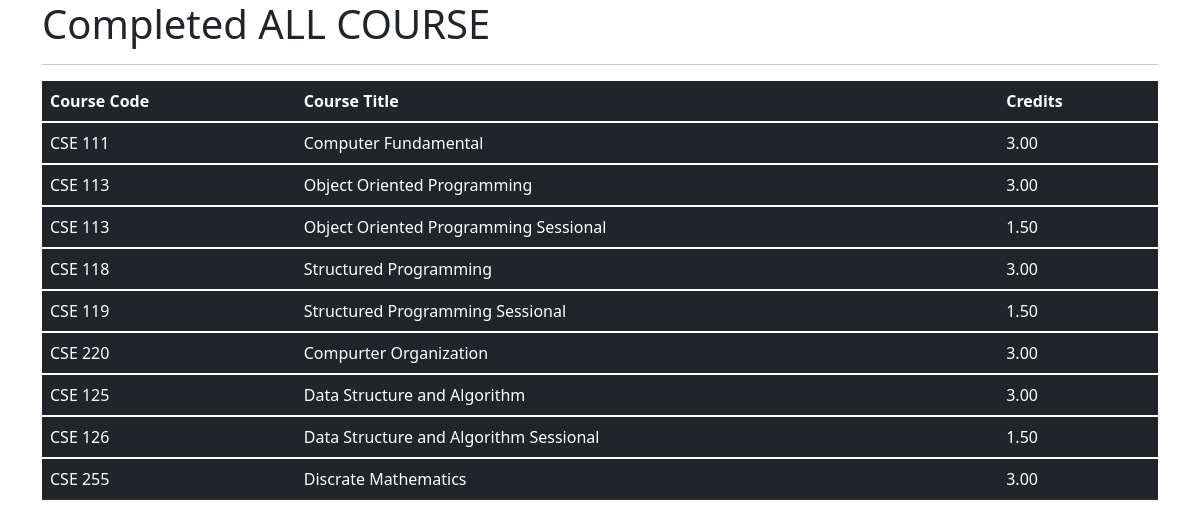
The app's page /All_course with its own data.
### Course_Offer/models.py (models this page shows)
class All(models.Model):
    Course_Code = models.CharField(max_length=100,null=False)
    Course_Title = models.CharField(max_length=100,null=False)
    Credits = models.CharField(max_length=100,null=False)

### Course_Offer/views.py (the view)
# urls.py: path('All_course', views.All_course, name='All_course'),
def All_course(request):
    emps = All.objects.all()
    context = {
        'emps': emps
    }
    print(context)
    return render(request, 'All_Course.html', context)

### Course_Offer/templates/All_Course.html (shortened to what this page needs)
<!DOCTYPE html>
<html lang="en">
<head>
  <link href="https://cdn.jsdelivr.net/npm/bootstrap@5.1.3/dist/css/bootstrap.min.css" rel="stylesheet">
</head>
  <body>
  <div class="container">
          <h1> Completed ALL COURSE</h1>
      <hr>
     <table class="table table-dark">
  <thead>
    <tr>
      <th scope="col">Course Code</th>
      <th scope="col">Course Title</th>
      <th scope="col">Credits</th>
    </tr>
  </thead>
         {% for emp in emps %}
  <tbody>
    <tr>
      <td>{{emp.Course_Code}}</td>
      <td>{{emp.Course_Title}}</td>
      <td>{{emp.Credits}}</td>
    </tr>
  </tbody>
         {% endfor %}
</table>
  </div>
  </body>
</html>

### records on screen
All: Course_Code "CSE 111", Course_Title "Computer Fundamental", Credits "3.00"
All: Course_Code "CSE 113", Course_Title "Object Oriented Programming", Credits "3.00"
All: Course_Code "CSE 113", Course_Title "Object Oriented Programming Sessional", Credits "1.50"
All: Course_Code "CSE 118", Course_Title "Structured Programming", Credits "3.00"
All: Course_Code "CSE 119", Course_Title "Structured Programming Sessional", Credits "1.50"
All: Course_Code "CSE 220", Course_Title "Compurter Organization", Credits "3.00"
All: Course_Code "CSE 125", Course_Title "Data Structure and Algorithm", Credits "3.00"
All: Course_Code "CSE 126", Course_Title "Data Structure and Algorithm Sessional", Credits "1.50"
All: Course_Code "CSE 255", Course_Title "Discrate Mathematics", Credits "3.00"
